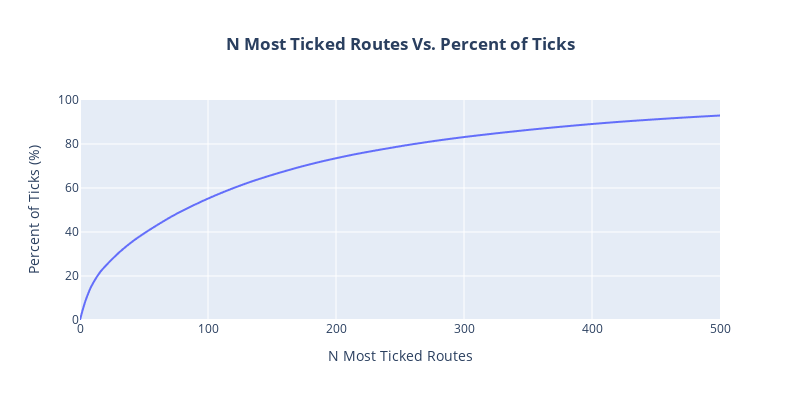

The cell this chart's notebook holds for it:
### Code cell
fig = px.line(x=[*range(0,num_climbs)], y=df_sorted_sums, title="<b>N Most Ticked Routes Vs. Percent of Ticks</b>", width=800, height=400)
fig.update_yaxes(range = [0,100], title="Percent of Ticks (%)")
fig.update_xaxes(range = [0,500], title="N Most Ticked Routes")
fig.update_layout(title_x=0.5)
fig.write_html('NumTicks_NMost.html')
fig

### Figure 1 — Plotly figure (JSON) as saved in the notebook; plotly's stock layout.template omitted (floating-point values rounded to 4 significant figures; data arrays with more than 128 entries replaced by an {"elided": "..."} marker saying what was removed)
{"data": [{"hovertemplate": "x=%{x}<br>y=%{y}<extra></extra>", "legendgroup": "", "line": {"color": "#636efa", "dash": "solid"}, "marker": {"symbol": "circle"}, "mode": "lines", "name": "", "showlegend": false, "type": "scattergl", "x": {"elided": "1541 int values"}, "xaxis": "x", "y": {"elided": "1541 float values"}, "yaxis": "y"}], "layout": {"height": 400, "legend": {"tracegroupgap": 0}, "title": {"text": "<b>N Most Ticked Routes Vs. Percent of Ticks</b>", "x": 0.5}, "width": 800, "xaxis": {"anchor": "y", "domain": [0, 1], "range": [0, 500], "title": {"text": "N Most Ticked Routes"}}, "yaxis": {"anchor": "x", "domain": [0, 1], "range": [0, 100], "title": {"text": "Percent of Ticks (%)"}}}}
